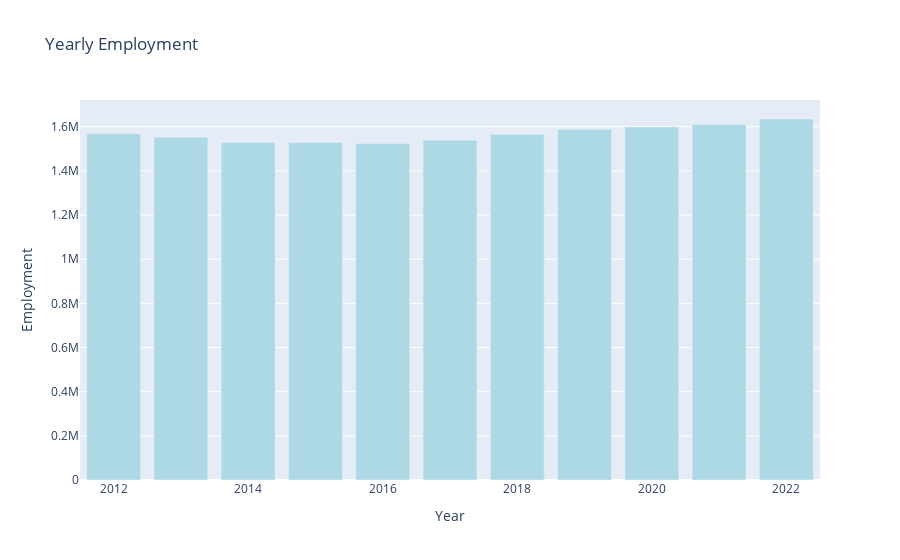

The notebook cell saved with this chart:
### Code cell
import plotly.graph_objects as go

# Assuming kas_new is your DataFrame with the required data
# Make sure kas_new contains 'Year' and 'Employment' columns

# Group by 'Year' and sum up the 'Employment' values
yearly_employment = kas_new.groupby('Year')['Employment'].sum()

# Create a bar trace
bar_trace = go.Bar(x=yearly_employment.index, y=yearly_employment.values,
                   marker=dict(color='lightblue'))

# Create the layout
layout = go.Layout(title='Yearly Employment', xaxis=dict(title='Year'), yaxis=dict(title='Employment'))

# Create the figure object
fig = go.Figure(data=[bar_trace], layout=layout)

# Show the plot
fig.show()

### Figure 1 — Plotly figure (JSON) as saved in the notebook; plotly's stock layout.template omitted (floating-point values rounded to 4 significant figures)
{"data": [{"marker": {"color": "lightblue"}, "type": "bar", "x": [2012, 2013, 2014, 2015, 2016, 2017, 2018, 2019, 2020, 2021, 2022], "y": [1568281, 1552541, 1528168, 1528133, 1524295, 1538421, 1564486, 1587898, 1598696, 1609586, 1635044]}], "layout": {"title": {"text": "Yearly Employment"}, "xaxis": {"title": {"text": "Year"}}, "yaxis": {"title": {"text": "Employment"}}}}
